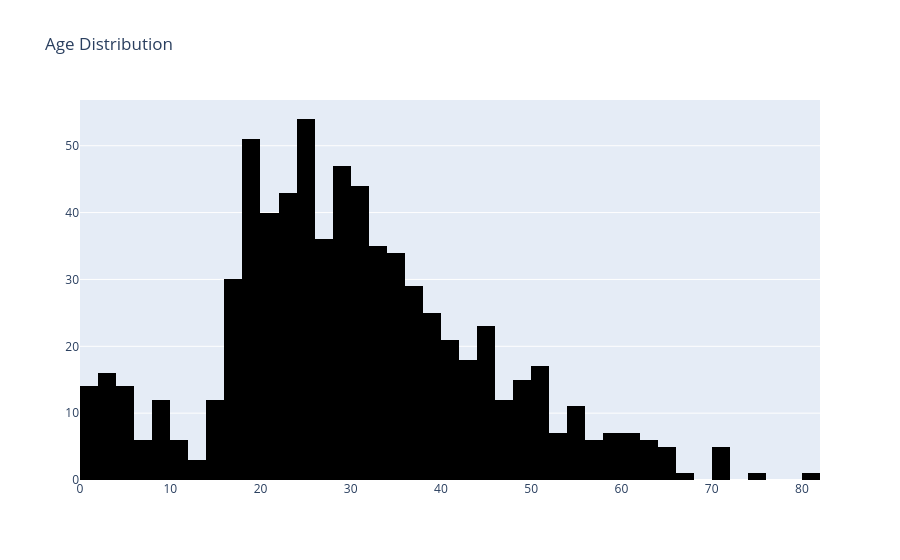

Notebook code for this chart:
### Code cell
#let us visualize histogram 
trace = go.Histogram(x=data['Age'],nbinsx=50,marker={'color':'black'})
#layout define for the graph 
layout = go.Layout(title="Age Distribution")
#we combine 
fig = go.Figure(data=trace, layout=layout)
fig.show()

### Figure 1 — Plotly figure (JSON) as saved in the notebook; plotly's stock layout.template omitted (floating-point values rounded to 4 significant figures; data arrays with more than 128 entries replaced by an {"elided": "..."} marker saying what was removed)
{"data": [{"marker": {"color": "black"}, "nbinsx": 50, "type": "histogram", "x": {"elided": "891 float values"}}], "layout": {"title": {"text": "Age Distribution"}}}
